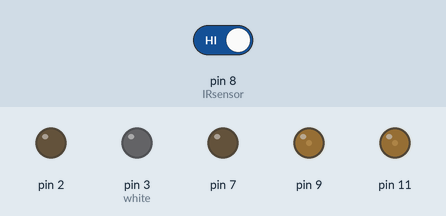
The sketch below on a simulated Arduino Uno, built with avr-gcc and run on an emulated ATmega328P. Shown: output pins drawn as LEDs (lit = HIGH). Inputs (shaded band) come from the test bench; at power-on: pin 8 (IRsensor) HIGH.

Above: at 1.2 s.
1.3 s: pin 8 (IRsensor) driven LOW
At 2.3 s:
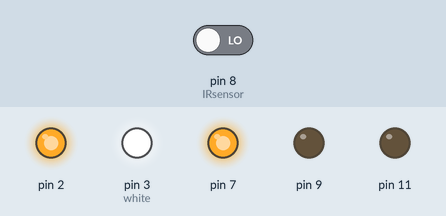
2.8 s: pin 8 (IRsensor) driven HIGH
At 3.9 s:
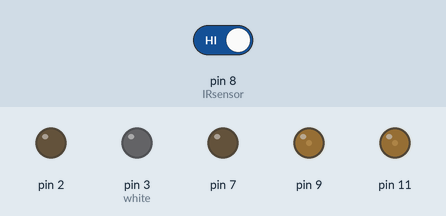
Timing chart, 0 to 5.8 s (numbered marks = the images above; inputs shaded):
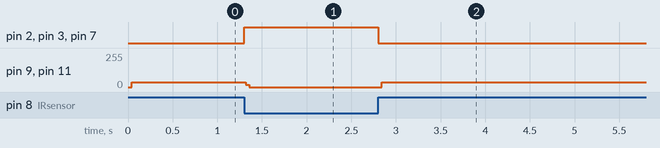

The sketch:

project2.ino
```cpp
int white = 3;
int IRsensor = 8;


void setup() {


  //project2 is about when a sensor is blocked,the white and orange sensor lights comes on with the sound..and if they are off the blue and green light up.
  // put your setup code here, to run once:
pinMode(white,OUTPUT);
pinMode(2,OUTPUT);
pinMode(IRsensor,INPUT);
pinMode(7,OUTPUT);
pinMode(11,OUTPUT);
pinMode(9,OUTPUT);
}

void loop() {
  // put your main code here, to run repeatedly:

  int value = digitalRead(IRsensor);

  if(value == 0){
    digitalWrite(white,HIGH);
    digitalWrite(2,HIGH);
    digitalWrite(7,HIGH);
  }else{

    digitalWrite(white,LOW);
     digitalWrite(2,LOW);
  digitalWrite(7,LOW);
  digitalWrite(11,HIGH);
  digitalWrite(11,LOW);
  digitalWrite(9,HIGH);
  digitalWrite(9,LOW);

  }

}
```

Measured:
- after the input at 1.3 s, pin 2, pin 3 (white), pin 7: LOW → HIGH at once; pin 9, pin 11: 34/255 → 0/255 at once
- after the input at 2.8 s, pin 2, pin 3 (white), pin 7: HIGH → LOW at once; pin 9, pin 11: 0/255 → 34/255 at once
